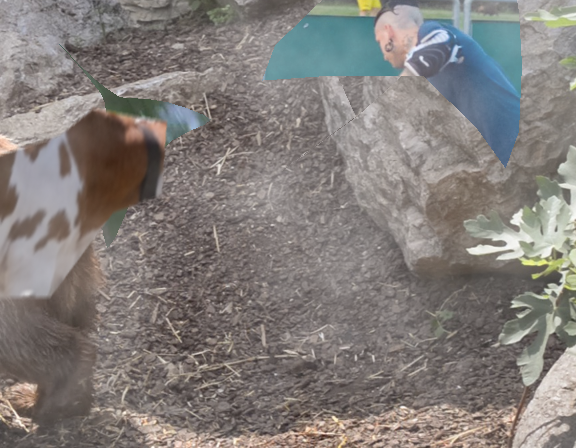
#> input picture src/sd2_inference/ldm/modules/image_degradation/utils/test.png, 576 x 448 px
$ python -i bsrgan.py   (imports and definitions only)
#> lines starting #> are read from the running program, lines starting #| are printed output that depends on the picture
# -*- coding: utf-8 -*-
"""
# --------------------------------------------
# Super-Resolution
# --------------------------------------------
#
# Kai Zhang (cskaizhang@gmail.com)
# https://github.com/cszn
# From 2019/03--2021/08
# --------------------------------------------
"""

import numpy as np
import cv2
import torch

from functools import partial
import random
from scipy import ndimage
import scipy
import scipy.stats as ss
from scipy.interpolate import interp2d
from scipy.linalg import orth


import sd2_inference.ldm.modules.image_degradation.utils_image as util


# [11 lines left out: function modcrop_np, not called in this run]


"""
# --------------------------------------------
# anisotropic Gaussian kernels
# --------------------------------------------
"""


# [136 lines left out: functions analytic_kernel, anisotropic_Gaussian, gm_blur_kernel, shift_pixel, blur, gen_kernel, not called in this run]


def fspecial_gaussian(hsize, sigma):
    hsize = [hsize, hsize]
    siz = [(hsize[0] - 1.0) / 2.0, (hsize[1] - 1.0) / 2.0]
    std = sigma
    [x, y] = np.meshgrid(np.arange(-siz[1], siz[1] + 1), np.arange(-siz[0], siz[0] + 1))
    arg = -(x * x + y * y) / (2 * std * std)
    h = np.exp(arg)
    h[h < scipy.finfo(float).eps * h.max()] = 0
    sumh = h.sum()
    if sumh != 0:
        h = h / sumh
    return h


# [7 lines left out: function fspecial_laplacian, not called in this run]


def fspecial(filter_type, *args, **kwargs):
    '''
    python code from:
    https://github.com/ronaldosena/imagens-medicas-2/blob/40171a6c259edec7827a6693a93955de2bd39e76/Aulas/aula_2_-_uniform_filter/matlab_fspecial.py
    '''
    if filter_type == 'gaussian':
        return fspecial_gaussian(*args, **kwargs)
    if filter_type == 'laplacian':
        return fspecial_laplacian(*args, **kwargs)


"""
# --------------------------------------------
# degradation models
# --------------------------------------------
"""


# [208 lines left out: functions bicubic_degradation, srmd_degradation, dpsr_degradation, classical_degradation, add_sharpening, add_blur and 6 more, not called in this run]


def degradation_bsrgan(img, sf=4, lq_patchsize=72, isp_model=None):
    """
    This is the degradation model of BSRGAN from the paper
    "Designing a Practical Degradation Model for Deep Blind Image Super-Resolution"
    ----------
    img: HXWXC, [0, 1], its size should be large than (lq_patchsizexsf)x(lq_patchsizexsf)
    sf: scale factor
    isp_model: camera ISP model
    Returns
    -------
    img: low-quality patch, size: lq_patchsizeXlq_patchsizeXC, range: [0, 1]
    hq: corresponding high-quality patch, size: (lq_patchsizexsf)X(lq_patchsizexsf)XC, range: [0, 1]
    """
#> called with sf = 4, lq_patchsize = 72
    isp_prob, jpeg_prob, scale2_prob = 0.25, 0.9, 0.25
    sf_ori = sf

    h1, w1 = img.shape[:2]
#> h1 = 448; w1 = 576
    img = img.copy()[:w1 - w1 % sf, :h1 - h1 % sf, ...]  # mod crop
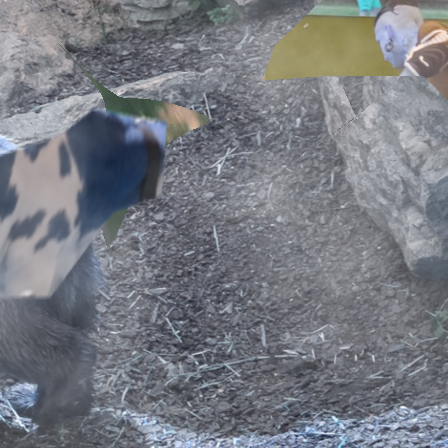
#> img: shape (448, 448, 3); mean of channels 0, 1, 2 129.7, 122.7, 119.7; drawn as B, G, R
    h, w = img.shape[:2]
#> h = 448; w = 448

    if h < lq_patchsize * sf or w < lq_patchsize * sf:
        raise ValueError(f'img size ({h1}X{w1}) is too small!')

    hq = img.copy()

    if sf == 4 and random.random() < scale2_prob:  # downsample1
        if np.random.rand() < 0.5:
            img = cv2.resize(img, (int(1 / 2 * img.shape[1]), int(1 / 2 * img.shape[0])),
                             interpolation=random.choice([1, 2, 3]))
        else:
            img = util.imresize_np(img, 1 / 2, True)
        img = np.clip(img, 0.0, 1.0)
        sf = 2

    shuffle_order = random.sample(range(7), 7)
    idx1, idx2 = shuffle_order.index(2), shuffle_order.index(3)
    if idx1 > idx2:  # keep downsample3 last
        shuffle_order[idx1], shuffle_order[idx2] = shuffle_order[idx2], shuffle_order[idx1]

    for i in shuffle_order:

        if i == 0:
            img = add_blur(img, sf=sf)

        elif i == 1:
            img = add_blur(img, sf=sf)

        elif i == 2:
            a, b = img.shape[1], img.shape[0]
            # downsample2
            if random.random() < 0.75:
                sf1 = random.uniform(1, 2 * sf)
                img = cv2.resize(img, (int(1 / sf1 * img.shape[1]), int(1 / sf1 * img.shape[0])),
                                 interpolation=random.choice([1, 2, 3]))
            else:
                k = fspecial('gaussian', 25, random.uniform(0.1, 0.6 * sf))
                k_shifted = shift_pixel(k, sf)
                k_shifted = k_shifted / k_shifted.sum()  # blur with shifted kernel
                img = ndimage.filters.convolve(img, np.expand_dims(k_shifted, axis=2), mode='mirror')
                img = img[0::sf, 0::sf, ...]  # nearest downsampling
            img = np.clip(img, 0.0, 1.0)

        elif i == 3:
            # downsample3
            img = cv2.resize(img, (int(1 / sf * a), int(1 / sf * b)), interpolation=random.choice([1, 2, 3]))
            img = np.clip(img, 0.0, 1.0)

        elif i == 4:
            # add Gaussian noise
            img = add_Gaussian_noise(img, noise_level1=2, noise_level2=25)

        elif i == 5:
            # add JPEG noise
            if random.random() < jpeg_prob:
                img = add_JPEG_noise(img)

        elif i == 6:
            # add processed camera sensor noise
            if random.random() < isp_prob and isp_model is not None:
                with torch.no_grad():
                    img, hq = isp_model.forward(img.copy(), hq)

    # add final JPEG compression noise
    img = add_JPEG_noise(img)

    # random crop
    img, hq = random_crop(img, hq, sf_ori, lq_patchsize)

    return img, hq


# todo no isp_model?
# [172 lines left out: functions degradation_bsrgan_variant, degradation_bsrgan_plus, not called in this run]

>>> import cv2
>>> picture = cv2.cvtColor(cv2.imread('utils/test.png'), cv2.COLOR_BGR2RGB)
#> (the run stopped early here; a loop or call above may not have finished)
